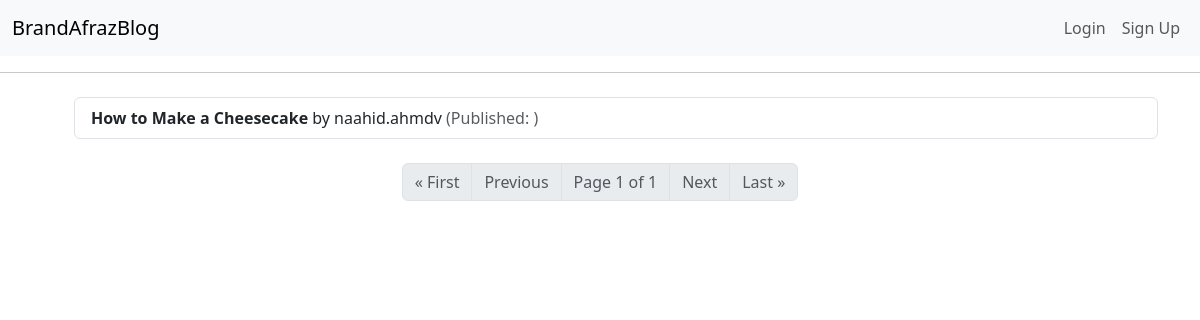
The page /blog/posts/ on the database as committed earlier.
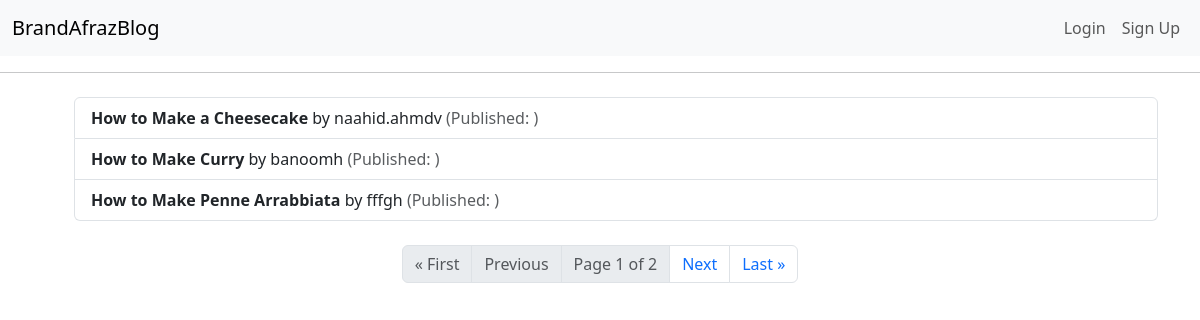
The same page on the database as committed later.
### blog/models.py (models this page shows, shortened)
class Post(models.Model):
    author = models.ForeignKey(User, on_delete=models.CASCADE)
    category = models.ForeignKey(Category, on_delete=models.SET_NULL, null=True, blank=True)
    title = models.CharField(max_length=200)
    description = models.TextField()
    posted_on = models.DateTimeField(auto_now_add=True)
    liked_by = models.ManyToManyField(User, related_name="liked_posts", null=True, blank=True) #در یک فیلدش آیدی پست و در دیگری آیدی یوزر است و مااز تیبل میانی که به واسطه این ریلیشن منی تو منی ایجاد شده متوجه می‌شیم که هر یوزری چه پستی را لایک کرده و یا مثلا تعداد لایک‌های یک پستی چندتا بوده LikeUserPost اسمش رو گذاشتیم ERD وقتی بین دو تا مدل ریلیشن منی تو منی برقراره، توی یکی‌شون هم بنویسم این ریلیشن رو کافیه . و معمولا در مدلی که بعدا ساخته میشه اون ریلیشن رو می‌نویسن. الان مثلا لازم نیست توی مدل یوزر هم برم و این خط رو بنویسم و این فیلد منی تو منی میاد بین اون دو تا تیبل (مدل) یدونه تیبل میانی درست می‌کنه که همونطور که در .

### user/models.py (models this page shows)
class User(AbstractUser): #The User class inherits from Django's AbstractUser, which means it includes all the fields and methods of the default user model (like username, first_name, last_name, etc.) while allowing for customization.    #The 'User' model is defined as a subclass of 'django.contrib.auth.models.AbstractUser'. 'AbstractUser' is a base user model provided by Django that includes a set of default fields and methods for user authentication. 'AbstractUser' is a base class provided by Django that you can subclass to create a custom user model. AbstractUser:This is an abstract base class that includes fields and methods for a fully featured user model, including fields like username, password, email, first_name, last_name, and others. It allows developers to extend or modify the default user model while retaining its functionality. Built-in 'User' Model: The built-in 'User' model in Django is actually defined as a subclass of AbstractUser. It provides a concrete implementation of the user model with default fields and behaviors.Custom User Models: When creating a custom user model, you can either subclass 'AbstractUser' (to retain most of its features) or subclass 'AbstractBaseUser' (for more customization but requiring more work). In summary, while the built-in 'User' model is based on 'AbstractUser', they are not the same. The built-in model is what you typically interact with when using Django's authentication system, whereas 'AbstractUser' serves as a foundation for creating custom user models.
    email = models.EmailField(unique=True)    #The 'email' field is defined as a unique email field using 'models.EmailField(unique=True)'. 'unique=True' enforces that each email address must be unique across all instances of this model, meaning no two users can have the same email address.
    birthday = models.DateField(null=True, blank=True)   #This line adds a birthday field that can store a date. The parameters 'null=True' and 'blank=True' indicate that this field is optional; it can be left empty in forms and can also be stored as 'NULL' in the database.
    USERNAME_FIELD = 'email'     #The 'USERNAME_FIELD' is a special attribute defined in the 'User' model that specifies which field should be used as the unique identifier for authentication purposes. By setting USERNAME_FIELD = 'email', you are telling Django to use the email field instead of the default 'username' field for authentication.
    REQUIRED_FIELDS = ['first_name', 'last_name', 'username']#This list specifies additional fields that are required when creating a superuser via the command line (using the createsuperuser command). In this case, when creating a superuser, both first_name, last_name, and username must be provided in addition to the email and password. #Requires 'first_name' and 'last_name' to be provided when creating a superuser via the 'createsuperuser' command. #مختص ادمین است  #The'REQUIRED_FIELDS' attribute is used to define additional fields that should be prompted for when creating a user interactively, specifically through the createsuperuser management command. This allows you to specify which fields are necessary beyond the default username and password. When you write 'REQUIRED_FIELDS = ['first_name', 'last_name', 'username']' in your custom user model that inherits from AbstractUser(which is a class in Django provides a fully featured user model that includes several fields by default.), it means that you want to specify additional fields that should be required besides the default required fields (username and password) when creating a user through the command line management command 'createsuperuser'.The fields listed in 'REQUIRED_FIELDS' are required in addition to the default required fields (username and password). This means that when you run the command 'python manage.py createsuperuser', Django will prompt you for the 'username', 'password', 'first_name', and 'last_name', 'username'.
    objects = UserManager()  #Utilizing a custom user manager ('UserManager') to handle user creation logic.#This line assigns an instance of the custom user manager ('UserManager') to the objects attribute of the user model. The custom manager provides methods for creating regular users and superusers with specific validation logic.
    class Meta:                  #class Meta: is an inner class used to provide metadata to the model. ' db_table = "auth_user" ' specifies the name of the database table that will store this model's data. By default, Django would create a table named 'appname_user', but this line changes it to 'auth_user', which is commonly used for user-related tables in Django applications.
        db_table = "auth_user"   #user_user اسم اون تیبلی که در دیتابیس قراره ساخته بشه برای ذخیره دیتای مربوط به این مدل‌مان، را مشخص کردیم اگه این خط را نمینوشتیم اسم تیبل‌مان می‌شد
    def __str__(self):    #است که ما بالاتر برابر با ایمیلش قرار داریم ولی خب ما دوست داشتیم همون یوزرنیم باشه "USERNAME_FIELD" اگه ما کلا این متد رو برای کلاس یوزر ننویسیم، دیفالتش
        return self.username

### blog/views.py (the view)
# urls.py: path('posts/', PostListView.as_view(), name='posts_list'),
class PostListView(ListView): #a class-based view in Django for displaying a list of posts. This line defines a new class called 'PostListView' that inherits from Django's 'ListView', which is a generic view designed to display a list of objects.
    model = Post  #This specifies that the view will use the 'Post' model. Django will query this model to retrieve the objects (which are\that are) to be displayed (باید نمایش داده شوند).
    template_name = 'posts.html' #This indicates the template file that will be used to render the list of posts. In this case, it is 'posts.html'.
    context_object_name = 'posts'  #This sets the name of the context variable that will be passed to the template. Instead of using the default name (which would be 'object_list'), you can reference the list of posts in your template as 'posts'.
    paginate_by = 3  #This specifies that the list should be paginated, showing 3 posts per page. If there are more than 3 posts, Django will automatically provide pagination controls.

### templates/posts.html (shortened to what this page needs)
{%extends "base.html"%}
{% block content %}
<ul>
  <ul class="list-group">
        {% for post in posts %}
            <li class="list-group-item">
                <strong>{{ post.title }}</strong> by {{ post.author }}
                <span class="text-muted">(Published: {{ post.created_at }})</span>
            </li>
        {% empty %}
            <li class="list-group-item text-danger">No posts available.</li>
        {% endfor %}
    </ul>
</ul>
<nav aria-label="Page navigation" class="mt-4">
    <ul class="pagination justify-content-center">
        {% if page_obj.has_previous %}
            <li class="page-item"><a class="page-link" href="?page=1">&laquo; First</a></li>
            <li class="page-item"><a class="page-link" href="?page={{ page_obj.previous_page_number }}">Previous</a></li>
        {% else %}
            <li class="page-item disabled"><a class="page-link">&laquo; First</a></li>
            <li class="page-item disabled"><a class="page-link">Previous</a></li>
        {% endif %}
        <li class="page-item disabled"><a class="page-link">Page {{ page_obj.number }} of {{ page_obj.paginator.num_pages }}</a></li>
        {% if page_obj.has_next %}
            <li class="page-item"><a class="page-link" href="?page={{ page_obj.next_page_number }}">Next</a></li>
            <li class="page-item"><a class="page-link" href="?page={{ page_obj.paginator.num_pages }}">Last &raquo;</a></li>
        {% else %}
            <li class="page-item disabled"><a class="page-link">Next</a></li>
            <li class="page-item disabled"><a class="page-link">Last &raquo;</a></li>
        {% endif %}
    </ul>
</nav>
{%endblock%}

Rows that differ between the two databases and show on the page:
added Post: title "How to Make Curry", author "banoomh"
added Post: title "How to Make Penne Arrabbiata", author "fffgh"
Other text that changed with them:
{{ page_obj.paginator.num_pages }}: "1" → "2"
